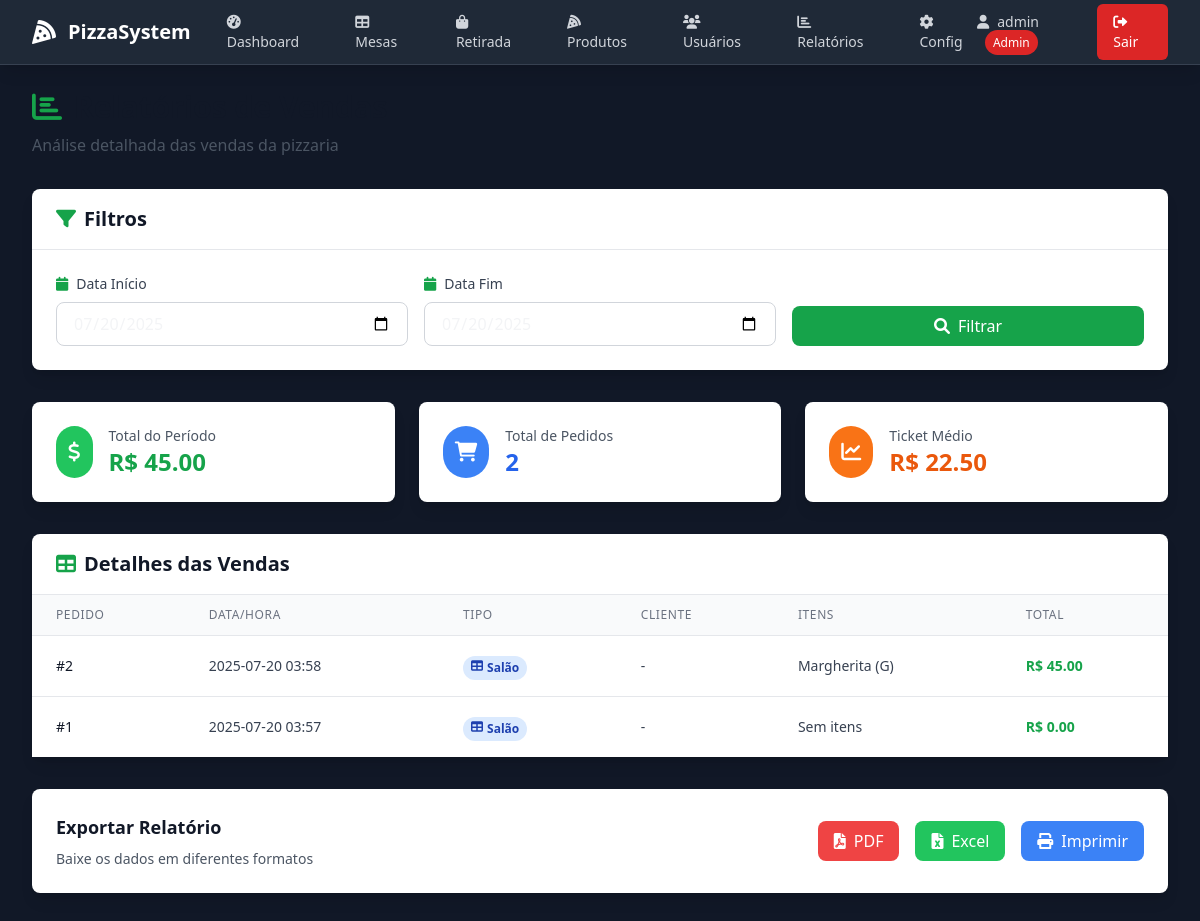
Page /relatorios (signed in) on the committed database.
### tables this page shows
CREATE TABLE configuracoes (
            id INTEGER PRIMARY KEY,
            nome_sistema TEXT DEFAULT 'PizzaSystem',
            logo_sistema TEXT,
            telefone_whatsapp TEXT DEFAULT '5511999999999',
            endereco TEXT,
            updated_at TIMESTAMP DEFAULT CURRENT_TIMESTAMP
        );

CREATE TABLE pedidos (
            id INTEGER PRIMARY KEY AUTOINCREMENT,
            mesa_id INTEGER,
            tipo TEXT NOT NULL,
            status TEXT DEFAULT 'aberto',
            total REAL DEFAULT 0.0,
            usuario_id INTEGER,
            cliente_nome TEXT,
            cliente_telefone TEXT,
            observacoes TEXT,
            created_at TIMESTAMP DEFAULT CURRENT_TIMESTAMP,
            closed_at TIMESTAMP,
            FOREIGN KEY (mesa_id) REFERENCES mesas (id),
            FOREIGN KEY (usuario_id) REFERENCES usuarios (id)
        );

### app.py (the view)
@app.route('/relatorios')
def relatorios():
    if not verificar_admin():
        flash('Acesso negado!', 'error')
        return redirect(url_for('dashboard'))
    config = get_configuracoes()
    data_inicio = request.args.get('data_inicio', datetime.now().strftime('%Y-%m-%d'))
    data_fim = request.args.get('data_fim', datetime.now().strftime('%Y-%m-%d'))
    conn = sqlite3.connect('pizzaria.db')
    cursor = conn.cursor()
    cursor.execute('''
        SELECT p.id, p.tipo, p.cliente_nome, p.total, p.created_at,
               GROUP_CONCAT(ip.produto_nome || ' (' || ip.tamanho || ')') as itens
        FROM pedidos p
        LEFT JOIN itens_pedido ip ON p.id = ip.pedido_id
        WHERE DATE(p.created_at) BETWEEN ? AND ? AND p.status = 'fechado'
        GROUP BY p.id
        ORDER BY p.created_at DESC
    ''', (data_inicio, data_fim))
    vendas = cursor.fetchall()
    cursor.execute('''
        SELECT COALESCE(SUM(total), 0), COUNT(*)
        FROM pedidos
        WHERE DATE(created_at) BETWEEN ? AND ? AND status = 'fechado'
    ''', (data_inicio, data_fim))
    total_periodo, quantidade_pedidos = cursor.fetchone()
    conn.close()
    return render_template('relatorios.html',
                         config=config,
                         vendas=vendas,
                         total_periodo=total_periodo,
                         quantidade_pedidos=quantidade_pedidos,
                         data_inicio=data_inicio,
                         data_fim=data_fim)

### app.py (called while the page is built)
def verificar_login():
    if 'user_id' not in session:
        return False
    return True

def verificar_admin():
    if not verificar_login() or session.get('user_tipo') != 'admin':
        return False
    return True

def get_configuracoes():
    conn = sqlite3.connect('pizzaria.db')
    cursor = conn.cursor()
    cursor.execute('SELECT nome_sistema, logo_sistema, telefone_whatsapp FROM configuracoes WHERE id = 1')
    config = cursor.fetchone()
    conn.close()
    if config:
        return {
            'nome_sistema': config[0],
            'logo_sistema': config[1],
            'telefone_whatsapp': config[2]
        }
    return {
        'nome_sistema': 'PizzaSystem',
        'logo_sistema': None,
        'telefone_whatsapp': '5511999999999'
    }

### templates/relatorios.html (shortened to what this page needs)
{% extends "base.html" %}
{% block content %}
<div class="animate-fade-in">
    <div class="mb-8">
        <h1 class="text-3xl font-bold text-gray-900 mb-2">
            <i class="fas fa-chart-bar text-pizza-green mr-3"></i>Relatórios de Vendas
        </h1>
        <p class="text-gray-600">Análise detalhada das vendas da pizzaria</p>
    </div>
    <div class="bg-white rounded-lg shadow-lg mb-8">
        <div class="px-6 py-4 border-b border-gray-200">
            <h2 class="text-xl font-semibold text-gray-900">
                <i class="fas fa-filter mr-2 text-pizza-green"></i>Filtros
            </h2>
        </div>
        <div class="p-6">
            <form method="GET" class="grid grid-cols-1 md:grid-cols-3 gap-4">
                <div>
                    <label class="block text-sm font-medium text-gray-700 mb-2">
                        <i class="fas fa-calendar mr-2 text-pizza-green"></i>Data Início
                    </label>
                    <input type="date" name="data_inicio" value="{{ data_inicio }}"
                           class="w-full border border-gray-300 rounded-lg px-4 py-2 focus:ring-2 focus:ring-pizza-green focus:border-pizza-green">
                </div>
                <div>
                    <label class="block text-sm font-medium text-gray-700 mb-2">
                        <i class="fas fa-calendar mr-2 text-pizza-green"></i>Data Fim
                    </label>
                    <input type="date" name="data_fim" value="{{ data_fim }}"
                           class="w-full border border-gray-300 rounded-lg px-4 py-2 focus:ring-2 focus:ring-pizza-green focus:border-pizza-green">
                </div>
                <div class="flex items-end">
                    <button type="submit"
                            class="w-full bg-pizza-green hover:bg-pizza-dark-green text-white px-6 py-2 rounded-lg font-medium transition-colors">
                        <i class="fas fa-search mr-2"></i>Filtrar
                    </button>
                </div>
            </form>
        </div>
    </div>
    <div class="grid grid-cols-1 md:grid-cols-3 gap-6 mb-8">
        <div class="bg-white rounded-lg shadow-lg p-6 hover-lift">
            <div class="flex items-center">
                <div class="bg-green-500 rounded-full p-3 mr-4">
                    <i class="fas fa-dollar-sign text-white text-xl"></i>
                </div>
                <div>
                    <p class="text-sm text-gray-600">Total do Período</p>
                    <p class="text-2xl font-bold text-green-600">R$ {{ "%.2f"|format(total_periodo) }}</p>
                </div>
            </div>
        </div>
        <div class="bg-white rounded-lg shadow-lg p-6 hover-lift">
            <div class="flex items-center">
                <div class="bg-blue-500 rounded-full p-3 mr-4">
                    <i class="fas fa-shopping-cart text-white text-xl"></i>
                </div>
                <div>
                    <p class="text-sm text-gray-600">Total de Pedidos</p>
                    <p class="text-2xl font-bold text-blue-600">{{ quantidade_pedidos }}</p>
                </div>
            </div>
        </div>
        <div class="bg-white rounded-lg shadow-lg p-6 hover-lift">
            <div class="flex items-center">
                <div class="bg-orange-500 rounded-full p-3 mr-4">
                    <i class="fas fa-chart-line text-white text-xl"></i>
                </div>
                <div>
                    <p class="text-sm text-gray-600">Ticket Médio</p>
                    <p class="text-2xl font-bold text-orange-600">
                        R$ {{ "%.2f"|format(total_periodo / quantidade_pedidos if quantidade_pedidos > 0 else 0) }}
                    </p>
                </div>
            </div>
        </div>
    </div>
    <div class="bg-white rounded-lg shadow-lg">
        <div class="px-6 py-4 border-b border-gray-200">
            <h2 class="text-xl font-semibold text-gray-900">
                <i class="fas fa-table mr-2 text-pizza-green"></i>Detalhes das Vendas
            </h2>
        </div>
        <div class="overflow-x-auto">
            {% if vendas %}
            <table class="min-w-full divide-y divide-gray-200">
                <thead class="bg-gray-50">
                    <tr>
                        <th class="px-6 py-3 text-left text-xs font-medium text-gray-500 uppercase tracking-wider">
                            Pedido
                        </th>
                        <th class="px-6 py-3 text-left text-xs font-medium text-gray-500 uppercase tracking-wider">
                            Data/Hora
                        </th>
                        <th class="px-6 py-3 text-left text-xs font-medium text-gray-500 uppercase tracking-wider">
                            Tipo
                        </th>
                        <th class="px-6 py-3 text-left text-xs font-medium text-gray-500 uppercase tracking-wider">
                            Cliente
                        </th>
                        <th class="px-6 py-3 text-left text-xs font-medium text-gray-500 uppercase tracking-wider">
                            Itens
                        </th>
                        <th class="px-6 py-3 text-left text-xs font-medium text-gray-500 uppercase tracking-wider">
                            Total
                        </th>
                    </tr>
                </thead>
                <tbody class="bg-white divide-y divide-gray-200">
                    {% for venda in vendas %}
                    <tr class="hover:bg-gray-50">
                        <td class="px-6 py-4 whitespace-nowrap text-sm font-medium text-gray-900">
                            #{{ venda[0] }}
                        </td>
                        <td class="px-6 py-4 whitespace-nowrap text-sm text-gray-700">
                            {{ venda[4][:16] if venda[4] else '' }}
                        </td>
                        <td class="px-6 py-4 whitespace-nowrap">
                            <span class="inline-flex px-2 py-1 text-xs font-semibold rounded-full
                                         {% if venda[1] == 'salao' %}bg-blue-100 text-blue-800{% else %}bg-green-100 text-green-800{% endif %}">
                                {% if venda[1] == 'salao' %}
                                    <i class="fas fa-table mr-1"></i>Salão
                                {% else %}
                                    <i class="fas fa-shopping-bag mr-1"></i>Retirada
                                {% endif %}
                            </span>
                        </td>
                        <td class="px-6 py-4 whitespace-nowrap text-sm text-gray-700">
                            {{ venda[2] or '-' }}
                        </td>
                        <td class="px-6 py-4 text-sm text-gray-700 max-w-xs truncate">
                            {{ venda[5] or 'Sem itens' }}
                        </td>
                        <td class="px-6 py-4 whitespace-nowrap text-sm font-semibold text-pizza-green">
                            R$ {{ "%.2f"|format(venda[3]) }}
                        </td>
                    </tr>
                    {% endfor %}
                </tbody>
            </table>
            {% else %}
            <div class="text-center py-12">
                <i class="fas fa-chart-bar text-gray-400 text-4xl mb-4"></i>
                <p class="text-gray-500 text-lg">Nenhuma venda encontrada no período</p>
                <p class="text-gray-400 text-sm">Tente ajustar os filtros de data</p>
            </div>
            {% endif %}
        </div>
    </div>
    <div class="mt-8 bg-white rounded-lg shadow-lg p-6">
        <div class="flex items-center justify-between">
            <div>
                <h3 class="text-lg font-semibold text-gray-900 mb-2">Exportar Relatório</h3>
                <p class="text-gray-600 text-sm">Baixe os dados em diferentes formatos</p>
            </div>
            <div class="flex space-x-4">
                <button class="bg-red-500 hover:bg-red-600 text-white px-4 py-2 rounded-lg transition-colors flex items-center">
                    <i class="fas fa-file-pdf mr-2"></i>PDF
                </button>
                <button class="bg-green-500 hover:bg-green-600 text-white px-4 py-2 rounded-lg transition-colors flex items-center">
                    <i class="fas fa-file-excel mr-2"></i>Excel
                </button>
                <button class="bg-blue-500 hover:bg-blue-600 text-white px-4 py-2 rounded-lg transition-colors flex items-center">
                    <i class="fas fa-print mr-2"></i>Imprimir
                </button>
            </div>
        </div>
    </div>
</div>
{% endblock %}

### templates/base.html (shortened to what this page needs)
<!DOCTYPE html>
<html lang="pt-BR">
<head>
    <script src="https://cdn.tailwindcss.com"></script>
    <link href="https://cdnjs.cloudflare.com/ajax/libs/font-awesome/6.0.0/css/all.min.css" rel="stylesheet">
</head>
<body class="bg-gray-900 min-h-screen text-gray-100">
    {% if session.user_id %}
    <nav class="bg-gray-800 shadow-lg sticky top-0 z-50 border-b border-gray-700">
        <div class="max-w-7xl mx-auto px-4 sm:px-6 lg:px-8">
            <div class="flex justify-between h-16">
                <div class="flex items-center">
                    <div class="flex-shrink-0 flex items-center">
                        <i class="fas fa-pizza-slice text-white text-2xl mr-3"></i>
                        <h1 class="text-white text-xl font-bold">{{ config.nome_sistema if config else 'PizzaSystem' }}</h1>
                    </div>
                    <div class="hidden md:ml-6 md:flex md:space-x-8">
                        <a href="{{ url_for('dashboard') }}" class="text-gray-300 hover:text-pizza-green px-3 py-2 rounded-md text-sm font-medium transition-colors">
                            <i class="fas fa-tachometer-alt mr-2"></i>Dashboard
                        </a>
                        {% if session.user_tipo in ['admin', 'garcom'] %}
                        <a href="{{ url_for('mesas') }}" class="text-gray-300 hover:text-pizza-green px-3 py-2 rounded-md text-sm font-medium transition-colors">
                            <i class="fas fa-table mr-2"></i>Mesas
                        </a>
                        {% endif %}
                        <a href="{{ url_for('retirada') }}" class="text-gray-300 hover:text-pizza-green px-3 py-2 rounded-md text-sm font-medium transition-colors">
                            <i class="fas fa-shopping-bag mr-2"></i>Retirada
                        </a>
                        {% if session.user_tipo == 'admin' %}
                        <a href="{{ url_for('produtos') }}" class="text-gray-300 hover:text-pizza-green px-3 py-2 rounded-md text-sm font-medium transition-colors">
                            <i class="fas fa-pizza-slice mr-2"></i>Produtos
                        </a>
                        <a href="{{ url_for('usuarios') }}" class="text-gray-300 hover:text-pizza-green px-3 py-2 rounded-md text-sm font-medium transition-colors">
                            <i class="fas fa-users mr-2"></i>Usuários
                        </a>
                        <a href="{{ url_for('relatorios') }}" class="text-gray-300 hover:text-pizza-green px-3 py-2 rounded-md text-sm font-medium transition-colors">
                            <i class="fas fa-chart-bar mr-2"></i>Relatórios
                        </a>
                        <a href="{{ url_for('configuracoes') }}" class="text-gray-300 hover:text-pizza-green px-3 py-2 rounded-md text-sm font-medium transition-colors">
                            <i class="fas fa-cog mr-2"></i>Config
                        </a>
                        {% endif %}
                    </div>
                </div>
                <div class="flex items-center space-x-4">
                    <span class="text-gray-300 text-sm">
                        <i class="fas fa-user mr-2"></i>{{ session.username }}
                        {% if session.user_tipo == 'admin' %}
                        <span class="bg-red-600 text-white px-2 py-1 rounded-full text-xs ml-2">Admin</span>
                        {% elif session.user_tipo == 'garcom' %}
                        <span class="bg-blue-600 text-white px-2 py-1 rounded-full text-xs ml-2">Garçom</span>
                        {% else %}
                        <span class="bg-green-600 text-white px-2 py-1 rounded-full text-xs ml-2">Atendente</span>
                        {% endif %}
                    </span>
                    <a href="{{ url_for('logout') }}" class="bg-red-600 hover:bg-red-700 text-white px-4 py-2 rounded-md text-sm font-medium transition-colors">
                        <i class="fas fa-sign-out-alt mr-2"></i>Sair
                    </a>
                </div>
            </div>
        </div>
    </nav>
    {% endif %}
    <main class="max-w-7xl mx-auto py-6 px-4 sm:px-6 lg:px-8 min-h-screen">
        {% block content %}{% endblock %}
    </main>
</body>
</html>

### templates/base.html (style rules this page uses)
.animate-fade-in { animation: fadeIn 0.5s ease-in; }
.hover-lift { transition: transform 0.3s ease, box-shadow 0.3s ease; }
body { background-color: #111827; color: #f9fafb; }

### rows in the picture
configuracoes: nome_sistema "PizzaSystem"
pedidos: id "2", created_at "2025-07-20 03:58", tipo "salao" (drawn), venda "-", venda "Margherita (G)", total "45.00"
pedidos: id "1", created_at "2025-07-20 03:57", tipo "salao" (drawn), venda "-", venda "Sem itens", total "0.00"

### other values in the picture
{{ session.username }} "admin"
{{ "%.2f"|format(total_periodo) }} "45.00"
{{ quantidade_pedidos }} "2"
